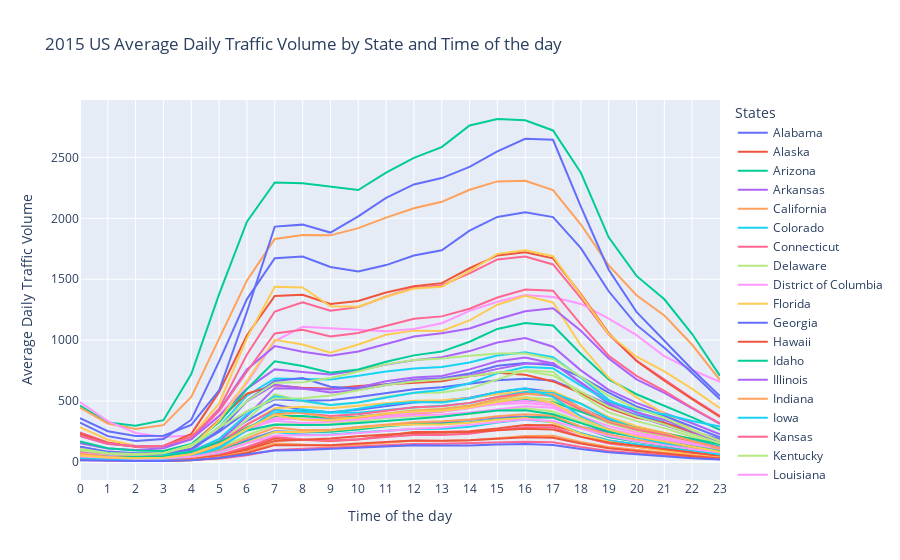

Notebook code for this chart:
### Markdown cell above
#### Visualize the average daily traffic volume by state and time of the day with a line plot

### Code cell
state_columns = list(traffic_time.columns)
state_columns.remove("time_of_day")
state_columns.remove("time_of_day_name")

# Create line plot
fig = go.Figure()

for state in state_columns:
    fig.add_trace(go.Scatter(
        x=traffic_time.time_of_day,
        y=traffic_time[state],
        mode="lines",
        name=state
    ))
    
# Set number of ticks to 24 for x axis
fig.update_xaxes(nticks=24)

fig.update_layout(
    title="2015 US Average Daily Traffic Volume by State and Time of the day",
    xaxis_title="Time of the day",
    yaxis_title="Average Daily Traffic Volume",
    legend_title_text="States"
)

fig.show()

print("To view the line plot for a specific state, double click on that state in the legend.")
traffic_time[["time_of_day", "time_of_day_name"]]

### Figure 1 — Plotly figure (JSON) as saved in the notebook; plotly's stock layout.template omitted (floating-point values rounded to 4 significant figures)
{"data": [{"mode": "lines", "name": "Alabama", "type": "scatter", "x": [0, 1, 2, 3, 4, 5, 6, 7, 8, 9, 10, 11, 12, 13, 14, 15, 16, 17, 18, 19, 20, 21, 22, 23], "y": [90, 66, 57, 60, 90, 183, 338, 471, 426, 408, 428, 458, 489, 503, 528, 573, 602, 574, 443, 343, 278, 235, 183, 133]}, {"mode": "lines", "name": "Alaska", "type": "scatter", "x": [0, 1, 2, 3, 4, 5, 6, 7, 8, 9, 10, 11, 12, 13, 14, 15, 16, 17, 18, 19, 20, 21, 22, 23], "y": [37, 24, 17, 15, 22, 52, 110, 192, 182, 172, 185, 217, 245, 247, 253, 274, 303, 302, 235, 176, 142, 116, 83, 55]}, {"mode": "lines", "name": "Arizona", "type": "scatter", "x": [0, 1, 2, 3, 4, 5, 6, 7, 8, 9, 10, 11, 12, 13, 14, 15, 16, 17, 18, 19, 20, 21, 22, 23], "y": [463, 324, 297, 343, 721, 1377, 1972, 2294, 2287, 2260, 2232, 2374, 2496, 2584, 2762, 2815, 2804, 2721, 2374, 1844, 1527, 1335, 1050, 707]}, {"mode": "lines", "name": "Arkansas", "type": "scatter", "x": [0, 1, 2, 3, 4, 5, 6, 7, 8, 9, 10, 11, 12, 13, 14, 15, 16, 17, 18, 19, 20, 21, 22, 23], "y": [51, 38, 34, 37, 51, 96, 179, 252, 242, 254, 278, 296, 316, 326, 343, 366, 373, 367, 290, 243, 214, 174, 140, 101]}, {"mode": "lines", "name": "California", "type": "scatter", "x": [0, 1, 2, 3, 4, 5, 6, 7, 8, 9, 10, 11, 12, 13, 14, 15, 16, 17, 18, 19, 20, 21, 22, 23], "y": [446, 316, 270, 302, 534, 1015, 1490, 1831, 1862, 1860, 1919, 2006, 2083, 2135, 2234, 2303, 2308, 2231, 1949, 1614, 1368, 1202, 962, 672]}, {"mode": "lines", "name": "Colorado", "type": "scatter", "x": [0, 1, 2, 3, 4, 5, 6, 7, 8, 9, 10, 11, 12, 13, 14, 15, 16, 17, 18, 19, 20, 21, 22, 23], "y": [96, 66, 55, 59, 108, 288, 544, 685, 680, 677, 708, 743, 768, 779, 816, 874, 901, 860, 692, 510, 404, 324, 234, 153]}, {"mode": "lines", "name": "Connecticut", "type": "scatter", "x": [0, 1, 2, 3, 4, 5, 6, 7, 8, 9, 10, 11, 12, 13, 14, 15, 16, 17, 18, 19, 20, 21, 22, 23], "y": [243, 160, 127, 127, 193, 438, 883, 1235, 1310, 1241, 1271, 1358, 1428, 1450, 1548, 1662, 1686, 1621, 1345, 1046, 833, 675, 523, 378]}, {"mode": "lines", "name": "Delaware", "type": "scatter", "x": [0, 1, 2, 3, 4, 5, 6, 7, 8, 9, 10, 11, 12, 13, 14, 15, 16, 17, 18, 19, 20, 21, 22, 23], "y": [49, 33, 27, 29, 50, 111, 217, 305, 309, 311, 334, 361, 376, 378, 394, 424, 441, 414, 332, 262, 213, 167, 118, 79]}, {"mode": "lines", "name": "District of Columbia", "type": "scatter", "x": [0, 1, 2, 3, 4, 5, 6, 7, 8, 9, 10, 11, 12, 13, 14, 15, 16, 17, 18, 19, 20, 21, 22, 23], "y": [492, 335, 238, 205, 217, 380, 647, 992, 1109, 1096, 1082, 1073, 1091, 1139, 1240, 1315, 1371, 1354, 1297, 1177, 1041, 868, 755, 657]}, {"mode": "lines", "name": "Florida", "type": "scatter", "x": [0, 1, 2, 3, 4, 5, 6, 7, 8, 9, 10, 11, 12, 13, 14, 15, 16, 17, 18, 19, 20, 21, 22, 23], "y": [91, 60, 47, 46, 67, 139, 302, 442, 454, 441, 461, 485, 503, 506, 524, 556, 580, 580, 480, 369, 293, 240, 189, 137]}, {"mode": "lines", "name": "Georgia", "type": "scatter", "x": [0, 1, 2, 3, 4, 5, 6, 7, 8, 9, 10, 11, 12, 13, 14, 15, 16, 17, 18, 19, 20, 21, 22, 23], "y": [125, 85, 71, 76, 114, 246, 415, 515, 503, 506, 533, 564, 597, 614, 641, 671, 684, 669, 572, 469, 383, 320, 254, 187]}, {"mode": "lines", "name": "Hawaii", "type": "scatter", "x": [0, 1, 2, 3, 4, 5, 6, 7, 8, 9, 10, 11, 12, 13, 14, 15, 16, 17, 18, 19, 20, 21, 22, 23], "y": [84, 52, 44, 59, 141, 345, 560, 630, 609, 601, 623, 636, 648, 663, 704, 732, 716, 661, 566, 443, 362, 323, 241, 148]}, {"mode": "lines", "name": "Idaho", "type": "scatter", "x": [0, 1, 2, 3, 4, 5, 6, 7, 8, 9, 10, 11, 12, 13, 14, 15, 16, 17, 18, 19, 20, 21, 22, 23], "y": [38, 25, 20, 21, 36, 86, 168, 249, 249, 248, 267, 293, 312, 316, 327, 351, 368, 365, 283, 204, 165, 133, 92, 61]}, {"mode": "lines", "name": "Illinois", "type": "scatter", "x": [0, 1, 2, 3, 4, 5, 6, 7, 8, 9, 10, 11, 12, 13, 14, 15, 16, 17, 18, 19, 20, 21, 22, 23], "y": [153, 111, 98, 113, 187, 376, 602, 760, 739, 718, 750, 799, 835, 859, 910, 980, 1017, 946, 752, 592, 485, 404, 318, 227]}, {"mode": "lines", "name": "Indiana", "type": "scatter", "x": [0, 1, 2, 3, 4, 5, 6, 7, 8, 9, 10, 11, 12, 13, 14, 15, 16, 17, 18, 19, 20, 21, 22, 23], "y": [88, 65, 56, 64, 97, 166, 268, 358, 359, 348, 356, 375, 395, 412, 444, 492, 528, 513, 417, 322, 256, 211, 166, 125]}, {"mode": "lines", "name": "Iowa", "type": "scatter", "x": [0, 1, 2, 3, 4, 5, 6, 7, 8, 9, 10, 11, 12, 13, 14, 15, 16, 17, 18, 19, 20, 21, 22, 23], "y": [37, 26, 23, 24, 36, 77, 160, 245, 224, 225, 242, 259, 270, 273, 290, 323, 348, 325, 236, 176, 143, 115, 84, 57]}, {"mode": "lines", "name": "Kansas", "type": "scatter", "x": [0, 1, 2, 3, 4, 5, 6, 7, 8, 9, 10, 11, 12, 13, 14, 15, 16, 17, 18, 19, 20, 21, 22, 23], "y": [30, 20, 16, 15, 25, 59, 123, 207, 185, 176, 187, 206, 222, 222, 232, 262, 286, 285, 208, 152, 123, 99, 70, 47]}, {"mode": "lines", "name": "Kentucky", "type": "scatter", "x": [0, 1, 2, 3, 4, 5, 6, 7, 8, 9, 10, 11, 12, 13, 14, 15, 16, 17, 18, 19, 20, 21, 22, 23], "y": [83, 58, 49, 51, 77, 151, 270, 377, 363, 352, 373, 402, 427, 436, 463, 504, 532, 513, 412, 318, 259, 215, 167, 123]}, {"mode": "lines", "name": "Louisiana", "type": "scatter", "x": [0, 1, 2, 3, 4, 5, 6, 7, 8, 9, 10, 11, 12, 13, 14, 15, 16, 17, 18, 19, 20, 21, 22, 23], "y": [66, 50, 46, 54, 93, 182, 279, 339, 320, 328, 349, 370, 383, 389, 406, 435, 458, 445, 354, 271, 215, 173, 131, 94]}, {"mode": "lines", "name": "Maine", "type": "scatter", "x": [0, 1, 2, 3, 4, 5, 6, 7, 8, 9, 10, 11, 12, 13, 14, 15, 16, 17, 18, 19, 20, 21, 22, 23], "y": [23, 16, 13, 17, 35, 81, 159, 247, 246, 259, 282, 300, 308, 307, 322, 347, 360, 323, 230, 166, 127, 92, 60, 38]}, {"mode": "lines", "name": "Maryland", "type": "scatter", "x": [0, 1, 2, 3, 4, 5, 6, 7, 8, 9, 10, 11, 12, 13, 14, 15, 16, 17, 18, 19, 20, 21, 22, 23], "y": [323, 212, 173, 189, 347, 826, 1337, 1673, 1686, 1601, 1563, 1616, 1694, 1737, 1899, 2011, 2050, 2010, 1755, 1401, 1125, 937, 730, 515]}, {"mode": "lines", "name": "Massachusetts", "type": "scatter", "x": [0, 1, 2, 3, 4, 5, 6, 7, 8, 9, 10, 11, 12, 13, 14, 15, 16, 17, 18, 19, 20, 21, 22, 23], "y": [232, 156, 124, 131, 231, 575, 1040, 1362, 1372, 1296, 1322, 1391, 1443, 1468, 1590, 1695, 1721, 1671, 1378, 1057, 828, 667, 516, 369]}, {"mode": "lines", "name": "Michigan", "type": "scatter", "x": [0, 1, 2, 3, 4, 5, 6, 7, 8, 9, 10, 11, 12, 13, 14, 15, 16, 17, 18, 19, 20, 21, 22, 23], "y": [169, 112, 94, 91, 148, 326, 598, 826, 788, 733, 759, 823, 875, 906, 987, 1092, 1141, 1120, 889, 678, 556, 464, 366, 264]}, {"mode": "lines", "name": "Minnesota", "type": "scatter", "x": [0, 1, 2, 3, 4, 5, 6, 7, 8, 9, 10, 11, 12, 13, 14, 15, 16, 17, 18, 19, 20, 21, 22, 23], "y": [97, 63, 51, 51, 95, 261, 498, 634, 604, 594, 612, 662, 694, 705, 760, 826, 857, 808, 654, 493, 408, 345, 253, 162]}, {"mode": "lines", "name": "Mississippi", "type": "scatter", "x": [0, 1, 2, 3, 4, 5, 6, 7, 8, 9, 10, 11, 12, 13, 14, 15, 16, 17, 18, 19, 20, 21, 22, 23], "y": [61, 44, 37, 39, 56, 102, 196, 282, 260, 264, 287, 309, 327, 334, 349, 375, 391, 380, 290, 226, 182, 151, 119, 88]}, {"mode": "lines", "name": "Missouri", "type": "scatter", "x": [0, 1, 2, 3, 4, 5, 6, 7, 8, 9, 10, 11, 12, 13, 14, 15, 16, 17, 18, 19, 20, 21, 22, 23], "y": [89, 58, 43, 42, 60, 125, 263, 401, 433, 406, 404, 425, 448, 461, 483, 533, 575, 566, 478, 358, 276, 227, 183, 132]}, {"mode": "lines", "name": "Montana", "type": "scatter", "x": [0, 1, 2, 3, 4, 5, 6, 7, 8, 9, 10, 11, 12, 13, 14, 15, 16, 17, 18, 19, 20, 21, 22, 23], "y": [15, 10, 8, 8, 14, 26, 55, 98, 108, 118, 132, 141, 148, 149, 153, 160, 166, 162, 122, 90, 70, 53, 36, 23]}, {"mode": "lines", "name": "Nebraska", "type": "scatter", "x": [0, 1, 2, 3, 4, 5, 6, 7, 8, 9, 10, 11, 12, 13, 14, 15, 16, 17, 18, 19, 20, 21, 22, 23], "y": [95, 65, 53, 50, 74, 160, 347, 557, 498, 465, 489, 535, 567, 571, 602, 679, 752, 739, 548, 407, 335, 278, 207, 144]}, {"mode": "lines", "name": "Nevada", "type": "scatter", "x": [0, 1, 2, 3, 4, 5, 6, 7, 8, 9, 10, 11, 12, 13, 14, 15, 16, 17, 18, 19, 20, 21, 22, 23], "y": [77, 54, 44, 48, 75, 145, 255, 355, 350, 355, 372, 400, 418, 426, 450, 473, 484, 463, 357, 271, 223, 188, 148, 109]}, {"mode": "lines", "name": "New Hampshire", "type": "scatter", "x": [0, 1, 2, 3, 4, 5, 6, 7, 8, 9, 10, 11, 12, 13, 14, 15, 16, 17, 18, 19, 20, 21, 22, 23], "y": [100, 62, 48, 57, 126, 339, 664, 1003, 964, 896, 964, 1044, 1078, 1076, 1162, 1291, 1364, 1309, 956, 691, 530, 396, 263, 171]}, {"mode": "lines", "name": "New Jersey", "type": "scatter", "x": [0, 1, 2, 3, 4, 5, 6, 7, 8, 9, 10, 11, 12, 13, 14, 15, 16, 17, 18, 19, 20, 21, 22, 23], "y": [126, 80, 62, 65, 106, 256, 503, 665, 689, 618, 600, 637, 674, 687, 727, 790, 812, 793, 699, 569, 456, 377, 290, 203]}, {"mode": "lines", "name": "New Mexico", "type": "scatter", "x": [0, 1, 2, 3, 4, 5, 6, 7, 8, 9, 10, 11, 12, 13, 14, 15, 16, 17, 18, 19, 20, 21, 22, 23], "y": [36, 26, 20, 19, 25, 51, 100, 172, 184, 192, 211, 226, 238, 239, 245, 261, 272, 266, 206, 160, 132, 104, 74, 51]}, {"mode": "lines", "name": "New York", "type": "scatter", "x": [0, 1, 2, 3, 4, 5, 6, 7, 8, 9, 10, 11, 12, 13, 14, 15, 16, 17, 18, 19, 20, 21, 22, 23], "y": [99, 71, 58, 60, 84, 157, 282, 377, 377, 361, 371, 396, 417, 424, 449, 487, 508, 491, 410, 333, 279, 236, 190, 145]}, {"mode": "lines", "name": "North Carolina", "type": "scatter", "x": [0, 1, 2, 3, 4, 5, 6, 7, 8, 9, 10, 11, 12, 13, 14, 15, 16, 17, 18, 19, 20, 21, 22, 23], "y": [101, 67, 55, 52, 76, 167, 378, 606, 602, 571, 590, 631, 670, 681, 711, 764, 806, 812, 644, 479, 374, 303, 226, 159]}, {"mode": "lines", "name": "North Dakota", "type": "scatter", "x": [0, 1, 2, 3, 4, 5, 6, 7, 8, 9, 10, 11, 12, 13, 14, 15, 16, 17, 18, 19, 20, 21, 22, 23], "y": [23, 16, 12, 11, 17, 39, 85, 152, 143, 133, 144, 162, 174, 173, 178, 194, 214, 215, 164, 123, 96, 75, 53, 35]}, {"mode": "lines", "name": "Ohio", "type": "scatter", "x": [0, 1, 2, 3, 4, 5, 6, 7, 8, 9, 10, 11, 12, 13, 14, 15, 16, 17, 18, 19, 20, 21, 22, 23], "y": [97, 64, 54, 56, 85, 189, 391, 540, 503, 468, 488, 526, 569, 590, 646, 727, 780, 769, 627, 498, 429, 392, 336, 290]}, {"mode": "lines", "name": "Oklahoma", "type": "scatter", "x": [0, 1, 2, 3, 4, 5, 6, 7, 8, 9, 10, 11, 12, 13, 14, 15, 16, 17, 18, 19, 20, 21, 22, 23], "y": [79, 56, 47, 46, 74, 153, 308, 428, 400, 377, 392, 423, 449, 457, 485, 534, 562, 541, 430, 327, 267, 224, 169, 118]}, {"mode": "lines", "name": "Oregon", "type": "scatter", "x": [0, 1, 2, 3, 4, 5, 6, 7, 8, 9, 10, 11, 12, 13, 14, 15, 16, 17, 18, 19, 20, 21, 22, 23], "y": [108, 73, 65, 73, 128, 287, 501, 650, 654, 690, 742, 801, 837, 849, 872, 891, 891, 846, 698, 542, 440, 363, 262, 172]}, {"mode": "lines", "name": "Pennsylvania", "type": "scatter", "x": [0, 1, 2, 3, 4, 5, 6, 7, 8, 9, 10, 11, 12, 13, 14, 15, 16, 17, 18, 19, 20, 21, 22, 23], "y": [72, 51, 45, 48, 71, 142, 263, 359, 350, 339, 359, 386, 407, 414, 441, 483, 503, 478, 378, 294, 241, 196, 150, 110]}, {"mode": "lines", "name": "Rhode Island", "type": "scatter", "x": [0, 1, 2, 3, 4, 5, 6, 7, 8, 9, 10, 11, 12, 13, 14, 15, 16, 17, 18, 19, 20, 21, 22, 23], "y": [286, 183, 134, 125, 205, 481, 1017, 1439, 1433, 1278, 1274, 1356, 1424, 1439, 1567, 1708, 1738, 1689, 1370, 1049, 864, 743, 600, 442]}, {"mode": "lines", "name": "South Carolina", "type": "scatter", "x": [0, 1, 2, 3, 4, 5, 6, 7, 8, 9, 10, 11, 12, 13, 14, 15, 16, 17, 18, 19, 20, 21, 22, 23], "y": [360, 252, 214, 216, 304, 588, 1233, 1932, 1948, 1883, 2016, 2167, 2278, 2330, 2422, 2550, 2653, 2644, 2096, 1578, 1232, 993, 759, 541]}, {"mode": "lines", "name": "South Dakota", "type": "scatter", "x": [0, 1, 2, 3, 4, 5, 6, 7, 8, 9, 10, 11, 12, 13, 14, 15, 16, 17, 18, 19, 20, 21, 22, 23], "y": [20, 12, 10, 9, 14, 34, 73, 138, 140, 138, 151, 165, 177, 174, 178, 191, 202, 198, 151, 113, 90, 70, 47, 29]}, {"mode": "lines", "name": "Tennessee", "type": "scatter", "x": [0, 1, 2, 3, 4, 5, 6, 7, 8, 9, 10, 11, 12, 13, 14, 15, 16, 17, 18, 19, 20, 21, 22, 23], "y": [61, 45, 41, 47, 81, 166, 259, 308, 303, 305, 319, 338, 356, 371, 397, 422, 424, 391, 319, 248, 202, 166, 127, 89]}, {"mode": "lines", "name": "Texas", "type": "scatter", "x": [0, 1, 2, 3, 4, 5, 6, 7, 8, 9, 10, 11, 12, 13, 14, 15, 16, 17, 18, 19, 20, 21, 22, 23], "y": [213, 148, 131, 124, 185, 425, 759, 951, 905, 871, 906, 970, 1029, 1056, 1096, 1172, 1237, 1262, 1077, 850, 678, 568, 443, 312]}, {"mode": "lines", "name": "Utah", "type": "scatter", "x": [0, 1, 2, 3, 4, 5, 6, 7, 8, 9, 10, 11, 12, 13, 14, 15, 16, 17, 18, 19, 20, 21, 22, 23], "y": [67, 42, 31, 31, 56, 139, 273, 392, 405, 362, 365, 394, 421, 432, 461, 515, 556, 556, 447, 333, 278, 237, 173, 109]}, {"mode": "lines", "name": "Vermont", "type": "scatter", "x": [0, 1, 2, 3, 4, 5, 6, 7, 8, 9, 10, 11, 12, 13, 14, 15, 16, 17, 18, 19, 20, 21, 22, 23], "y": [33, 21, 19, 23, 44, 113, 262, 425, 412, 403, 436, 473, 492, 489, 521, 574, 604, 534, 372, 267, 204, 150, 100, 62]}, {"mode": "lines", "name": "Virginia", "type": "scatter", "x": [0, 1, 2, 3, 4, 5, 6, 7, 8, 9, 10, 11, 12, 13, 14, 15, 16, 17, 18, 19, 20, 21, 22, 23], "y": [213, 149, 128, 133, 207, 417, 743, 1055, 1085, 1030, 1059, 1116, 1176, 1195, 1258, 1350, 1415, 1406, 1129, 872, 707, 583, 445, 316]}, {"mode": "lines", "name": "Washington", "type": "scatter", "x": [0, 1, 2, 3, 4, 5, 6, 7, 8, 9, 10, 11, 12, 13, 14, 15, 16, 17, 18, 19, 20, 21, 22, 23], "y": [97, 67, 60, 71, 141, 283, 415, 522, 523, 546, 588, 631, 661, 676, 704, 734, 746, 710, 578, 454, 373, 309, 227, 154]}, {"mode": "lines", "name": "West Virginia", "type": "scatter", "x": [0, 1, 2, 3, 4, 5, 6, 7, 8, 9, 10, 11, 12, 13, 14, 15, 16, 17, 18, 19, 20, 21, 22, 23], "y": [45, 33, 27, 28, 42, 82, 154, 218, 222, 221, 237, 256, 273, 282, 305, 332, 351, 337, 274, 212, 169, 136, 104, 77]}, {"mode": "lines", "name": "Wisconsin", "type": "scatter", "x": [0, 1, 2, 3, 4, 5, 6, 7, 8, 9, 10, 11, 12, 13, 14, 15, 16, 17, 18, 19, 20, 21, 22, 23], "y": [53, 36, 31, 35, 63, 143, 272, 385, 346, 340, 368, 397, 414, 420, 447, 492, 528, 486, 358, 266, 210, 169, 125, 84]}, {"mode": "lines", "name": "Wyoming", "type": "scatter", "x": [0, 1, 2, 3, 4, 5, 6, 7, 8, 9, 10, 11, 12, 13, 14, 15, 16, 17, 18, 19, 20, 21, 22, 23], "y": [14, 10, 9, 9, 15, 33, 61, 94, 98, 107, 119, 131, 138, 135, 135, 144, 148, 139, 106, 80, 62, 46, 31, 21]}], "layout": {"legend": {"title": {"text": "States"}}, "title": {"text": "2015 US Average Daily Traffic Volume by State and Time of the day"}, "xaxis": {"nticks": 24, "title": {"text": "Time of the day"}}, "yaxis": {"title": {"text": "Average Daily Traffic Volume"}}}}
